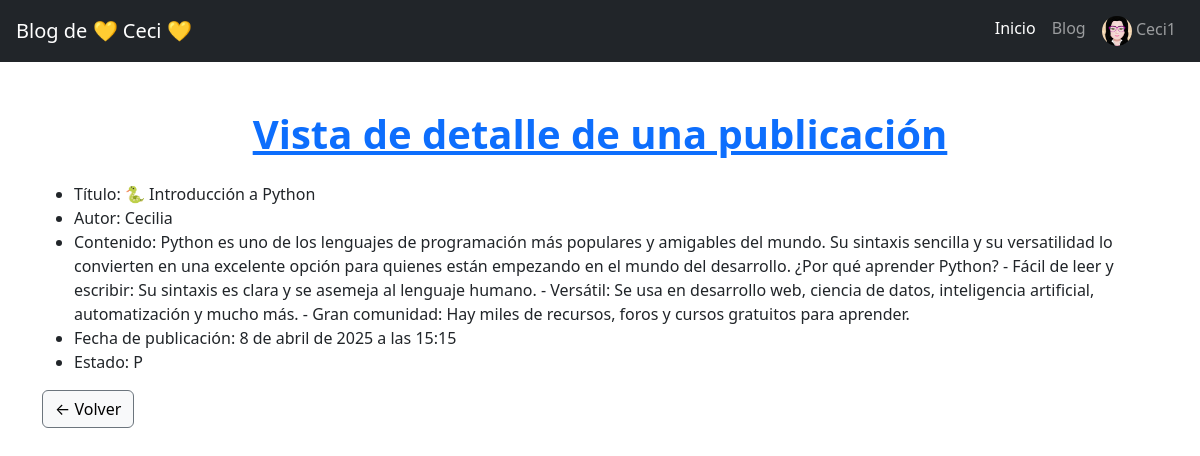
The app's page /blog/post/detail/1/ (signed in) with its own data.
### blog/models.py (models this page shows, shortened)
class Avatar(models.Model):
    user = models.OneToOneField(User, on_delete=models.CASCADE)
    imagen = models.ImageField(upload_to='avatares/', null=True, blank=True)

class Post(models.Model):
    class Estado(models.TextChoices):
        PUBLICADO = 'P', 'Publicado'
        BORRADOR = 'B', 'Borrador'
    titulo = models.CharField(max_length=100)
    contenido = models.TextField()
    fecha_publicacion = models.DateTimeField(auto_now_add=True)
    autor = models.ForeignKey(User, on_delete=models.CASCADE, null=False, default=1)
    estado = models.CharField(
        max_length=1,
        choices=Estado.choices,
        default=Estado.BORRADOR,
    )

### blog/views.py (the view)
# urls.py: path('post/detail/<int:pk>/', views.PostDetailView.as_view(), name='post_detail'),
class PostDetailView(DetailView):
    model = Post

### blog/templates/blog/post_detail.html (shortened to what this page needs)
{% extends "blog/base.html" %}
{% block content_title %} Vista de detalle de una publicación {% endblock content_title %}
{% block content %}
<ul>
    <li>Título: {{ object.titulo }}</li>
    <li>Autor: {{ object.autor }}</li>
    <li>Contenido: {{ object.contenido }}</li>
    <li>Fecha de publicación: {{ object.fecha_publicacion}}</li>
    <li>Estado: {{ object.estado }}</li>
</ul>
<div>
    <a href="{% url 'blog:post_list' %}" class="btn btn-light border-1 border-secondary">← Volver</a>
</div>
{% endblock content %}

### blog/templates/blog/base.html (shortened to what this page needs)
<!DOCTYPE html>
<html lang="es">
<head>
    <link href="https://cdn.jsdelivr.net/npm/bootstrap@5.3.5/dist/css/bootstrap.min.css" rel="stylesheet"
>
</head>
<body>
    <nav class="navbar navbar-expand-lg navbar-dark bg-dark px-3">
        <a class="navbar-brand" href="/">Blog de 💛 Ceci 💛 </a>
        <div class="collapse navbar-collapse" id="menuPrincipal">
            <ul class="navbar-nav ms-auto mb-2 mb-lg-0">
                <li class="nav-item">
                    <a class="nav-link active" href="/">Inicio</a>
                </li>
                <li class="nav-item">
                    <a class="nav-link" href="/blog/">Blog</a>
                </li>
                {% if user.is_authenticated %}
                    <li class="nav-item">
                        <a class="nav-link" href="{% url 'blog:editar_perfil' %}">
                            {% if user.avatar.imagen %}
                                <img src="{{ user.avatar.imagen.url }}" alt="Avatar" class="rounded-circle" width="30" height="30">
                            {% endif %} {{ user.username }}
                        </a>
                    </li>
                {% endif %}
            </ul>
        </div>
    </nav>
    <div class="container py-5">
        <h1 class="mb-4 text-center fw-bold" style="color: #0d6efd; text-decoration: underline;">
            {% block content_title %}{% endblock content_title %}
        </h1>
        {% block content %}{% endblock content %}
    </div>
</body>
</html>

### records on screen
Post: titulo "🐍 Introducción a Python", autor "Cecilia", contenido "Python es uno de los lenguajes de programación más populares y amigables del mundo. Su sintaxis sencilla y su versatilidad lo convierten en una excelente opción para quienes están empezando en el mundo del desarrollo. ¿Por qué aprender Python? - Fácil de leer y escribir: Su sintaxis es clara y se asemeja al lenguaje humano. - Versátil: Se usa en desarrollo web, ciencia de datos, inteligencia artificial, automatización y mucho más. - Gran comunidad: Hay miles de recursos, foros y cursos gratuitos para aprender.", fecha_publicacion "8 de abril de 2025 a las 15:15", estado "P"

### other values on screen
{{ user.username }} "Ceci1"
